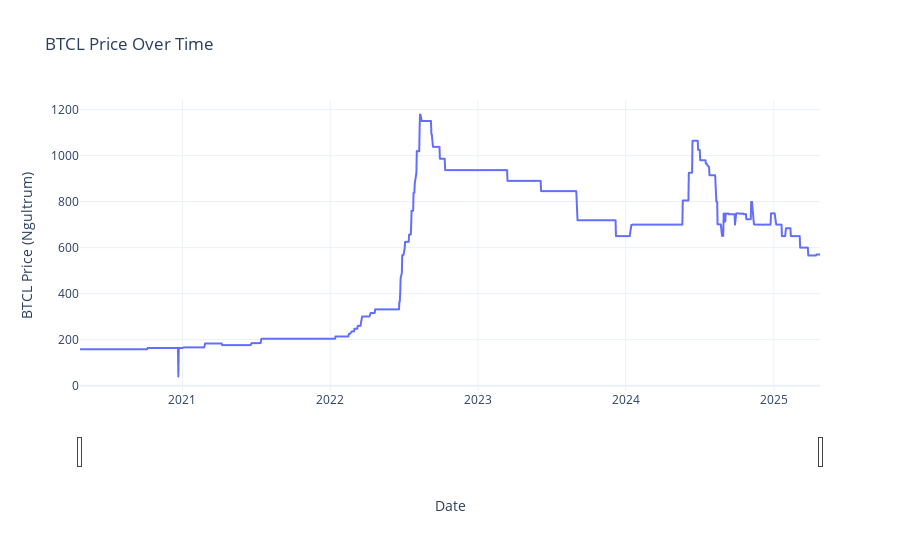

The notebook cell saved with this chart:
### Code cell
# Convert DateTime column to datetime type (if not already)
daily_df['DateTime'] = pd.to_datetime(daily_df['DateTime'])

# Create interactive plot
fig = px.line(daily_df, 
              x='DateTime', 
              y='BTCL',
              title='BTCL Price Over Time',
              labels={'BTCL': 'Price (Ngultrum)', 'DateTime': 'Date'},
              template='plotly_white')

# Add customization
fig.update_layout(
    hovermode='y unified',  # Show hover data for all points on x-axis
    xaxis_title='Date',
    yaxis_title='BTCL Price (Ngultrum)',
    
    xaxis_rangeslider_visible=True  # Adds zoom slider at bottom
)

# Add hover data formatting
fig.update_traces(
    hovertemplate='<b>%{x|%Y-%m-%d}</b><br>Price: Nu.%{y:.2f}'
)

# Show the plot
fig.show()

### Figure 1 — Plotly figure (JSON) as saved in the notebook; plotly's stock layout.template omitted (floating-point values rounded to 4 significant figures; data arrays with more than 128 entries replaced by an {"elided": "..."} marker saying what was removed)
{"data": [{"hovertemplate": "<b>%{x|%Y-%m-%d}</b><br>Price: Nu.%{y:.2f}", "legendgroup": "", "line": {"color": "#636efa", "dash": "solid"}, "marker": {"symbol": "circle"}, "mode": "lines", "name": "", "showlegend": false, "type": "scattergl", "x": {"elided": "1230 str values"}, "xaxis": "x", "y": {"elided": "1230 float values"}, "yaxis": "y"}], "layout": {"hovermode": "y unified", "legend": {"tracegroupgap": 0}, "title": {"text": "BTCL Price Over Time"}, "xaxis": {"anchor": "y", "domain": [0, 1], "rangeslider": {"visible": true}, "title": {"text": "Date"}}, "yaxis": {"anchor": "x", "domain": [0, 1], "title": {"text": "BTCL Price (Ngultrum)"}}}}
